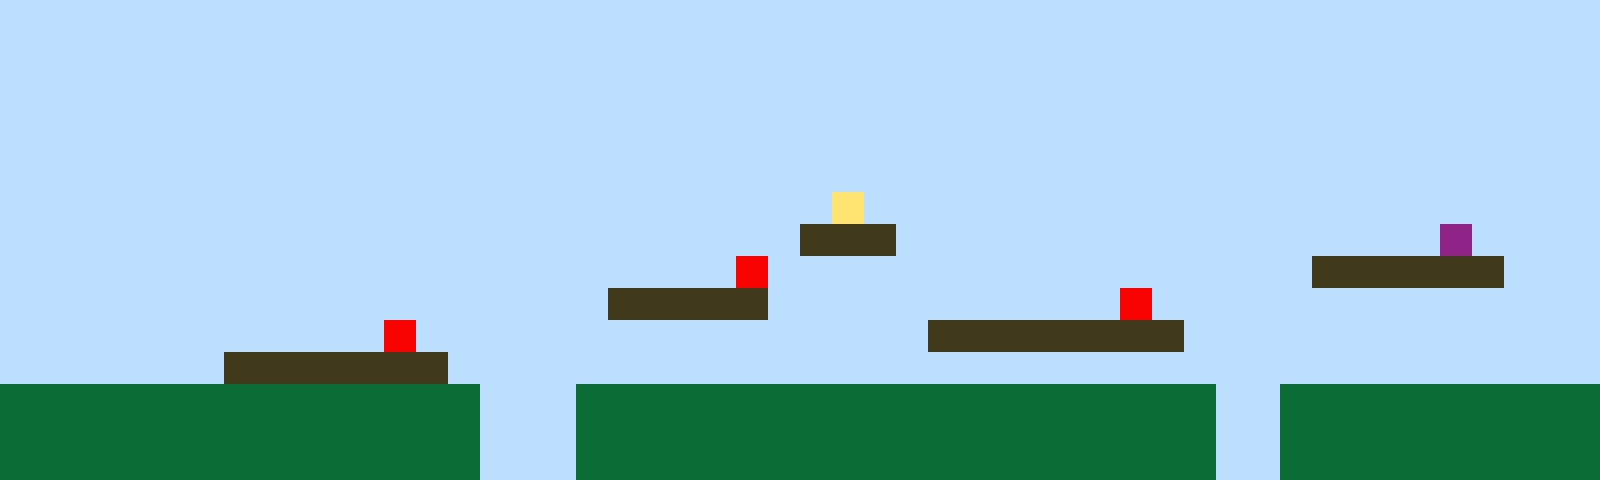

This is a level from a 2D game, rendered from its Tiled map with the project's own tilesets. A one-line summary and the complete map file follow:
An orthogonal 50x15 tile map with 32x32 px tiles, 1 tile layer (Tile Layer 1).

<map version="1.10" tiledversion="1.11.2" orientation="orthogonal" renderorder="right-up" width="50" height="15" tilewidth="32" tileheight="32" infinite="0" nextlayerid="2" nextobjectid="1"><editorsettings><export target="map1.csv" format="csv" /></editorsettings><tileset firstgid="1" name="sprites" tilewidth="32" tileheight="32" tilecount="6" columns="3"><image source="sprites.png" width="96" height="64" /></tileset><layer id="1" name="Tile Layer 1" width="50" height="15"><data encoding="csv">1,1,1,1,1,1,1,1,1,1,1,1,1,1,1,1,1,1,1,1,1,1,1,1,1,1,1,1,1,1,1,1,1,1,1,1,1,1,1,1,1,1,1,1,1,1,1,1,1,1,1,1,1,1,1,1,1,1,1,1,1,1,1,1,1,1,1,1,1,1,1,1,1,1,1,1,1,1,1,1,1,1,1,1,1,1,1,1,1,1,1,1,1,1,1,1,1,1,1,1,1,1,1,1,1,1,1,1,1,1,1,1,1,1,1,1,1,1,1,1,1,1,1,1,1,1,1,1,1,1,1,1,1,1,1,1,1,1,1,1,1,1,1,1,1,1,1,1,1,1,1,1,1,1,1,1,1,1,1,1,1,1,1,1,1,1,1,1,1,1,1,1,1,1,1,1,1,1,1,1,1,1,1,1,1,1,1,1,1,1,1,1,1,1,1,1,1,1,1,1,1,1,1,1,1,1,1,1,1,1,1,1,1,1,1,1,1,1,1,1,1,1,1,1,1,1,1,1,1,1,1,1,1,1,1,1,1,1,1,1,1,1,1,1,1,1,1,1,1,1,1,1,1,1,1,1,1,1,1,1,1,1,1,1,1,1,1,1,1,1,1,1,1,1,1,1,1,1,1,1,1,1,1,1,1,1,1,1,1,1,1,1,1,1,1,1,1,1,1,1,1,1,1,1,1,1,1,1,1,1,1,1,1,1,1,1,1,1,1,1,1,1,1,1,1,1,4,1,1,1,1,1,1,1,1,1,1,1,1,1,1,1,1,1,1,1,1,1,1,1,1,1,1,1,1,1,1,1,1,1,1,1,1,1,1,1,1,1,1,1,1,1,1,1,1,3,3,3,1,1,1,1,1,1,1,1,1,1,1,1,1,1,1,1,1,6,1,1,1,1,1,1,1,1,1,1,1,1,1,1,1,1,1,1,1,1,1,1,1,1,1,1,1,5,1,1,1,1,1,1,1,1,1,1,1,1,1,1,1,1,1,3,3,3,3,3,3,1,1,1,1,1,1,1,1,1,1,1,1,1,1,1,1,1,1,1,1,1,1,3,3,3,3,3,1,1,1,1,1,1,1,1,1,1,1,5,1,1,1,1,1,1,1,1,1,1,1,1,1,1,1,1,1,1,1,1,1,1,1,1,1,1,5,1,1,1,1,1,1,1,1,1,1,1,1,1,1,1,1,3,3,3,3,3,3,3,3,1,1,1,1,1,1,1,1,1,1,1,1,1,1,1,1,1,1,1,1,3,3,3,3,3,3,3,1,1,1,1,1,1,1,1,1,1,1,1,1,1,1,1,1,1,1,1,1,1,1,1,1,1,1,1,1,1,1,1,1,1,1,1,2,2,2,2,2,2,2,2,2,2,2,2,2,2,2,1,1,1,2,2,2,2,2,2,2,2,2,2,2,2,2,2,2,2,2,2,2,2,1,1,2,2,2,2,2,2,2,2,2,2,2,2,2,2,2,2,2,2,2,2,2,2,2,2,2,1,1,1,2,2,2,2,2,2,2,2,2,2,2,2,2,2,2,2,2,2,2,2,1,1,2,2,2,2,2,2,2,2,2,2,2,2,2,2,2,2,2,2,2,2,2,2,2,2,2,1,1,1,2,2,2,2,2,2,2,2,2,2,2,2,2,2,2,2,2,2,2,2,1,1,2,2,2,2,2,2,2,2,2,2</data></layer></map>
